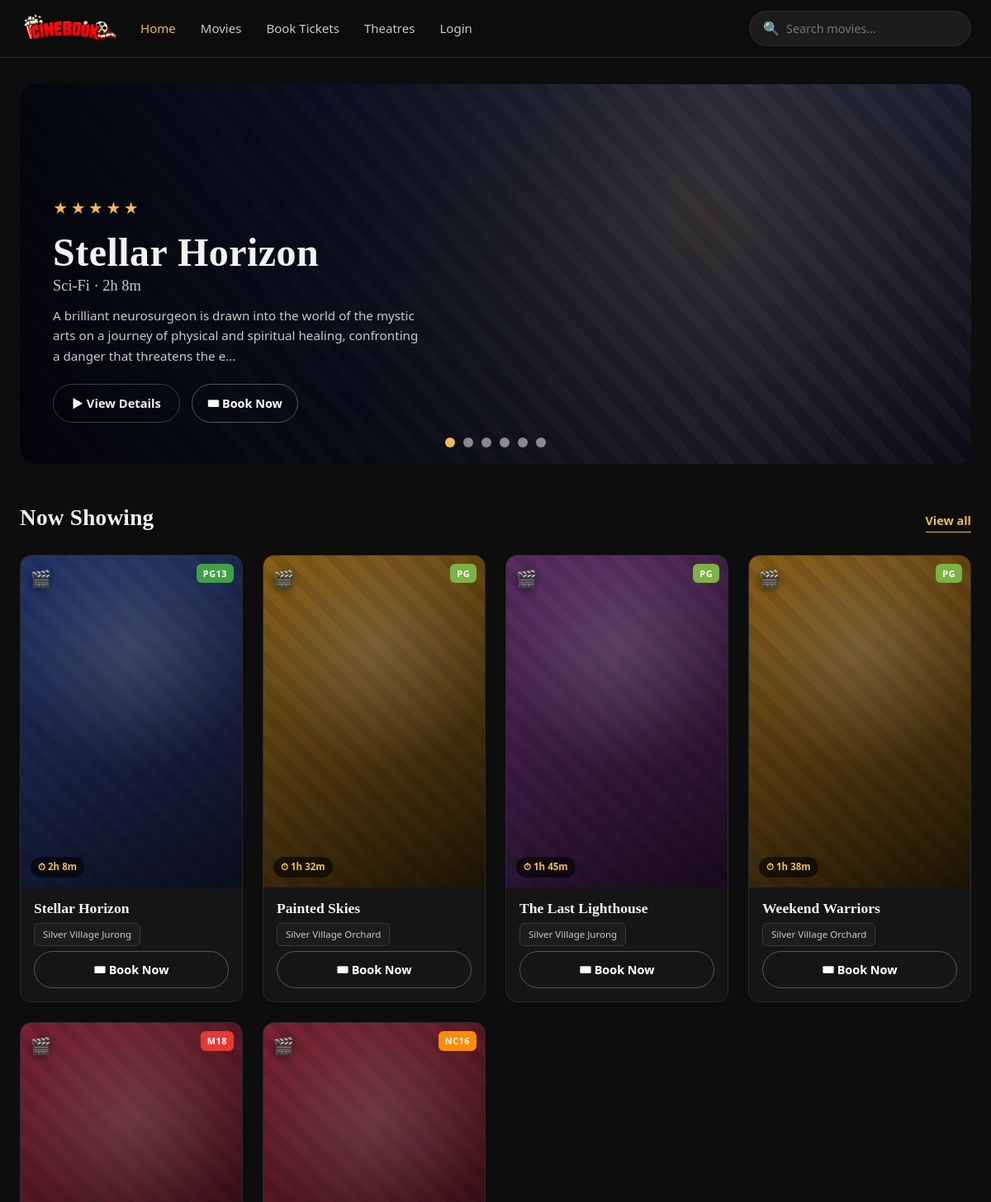
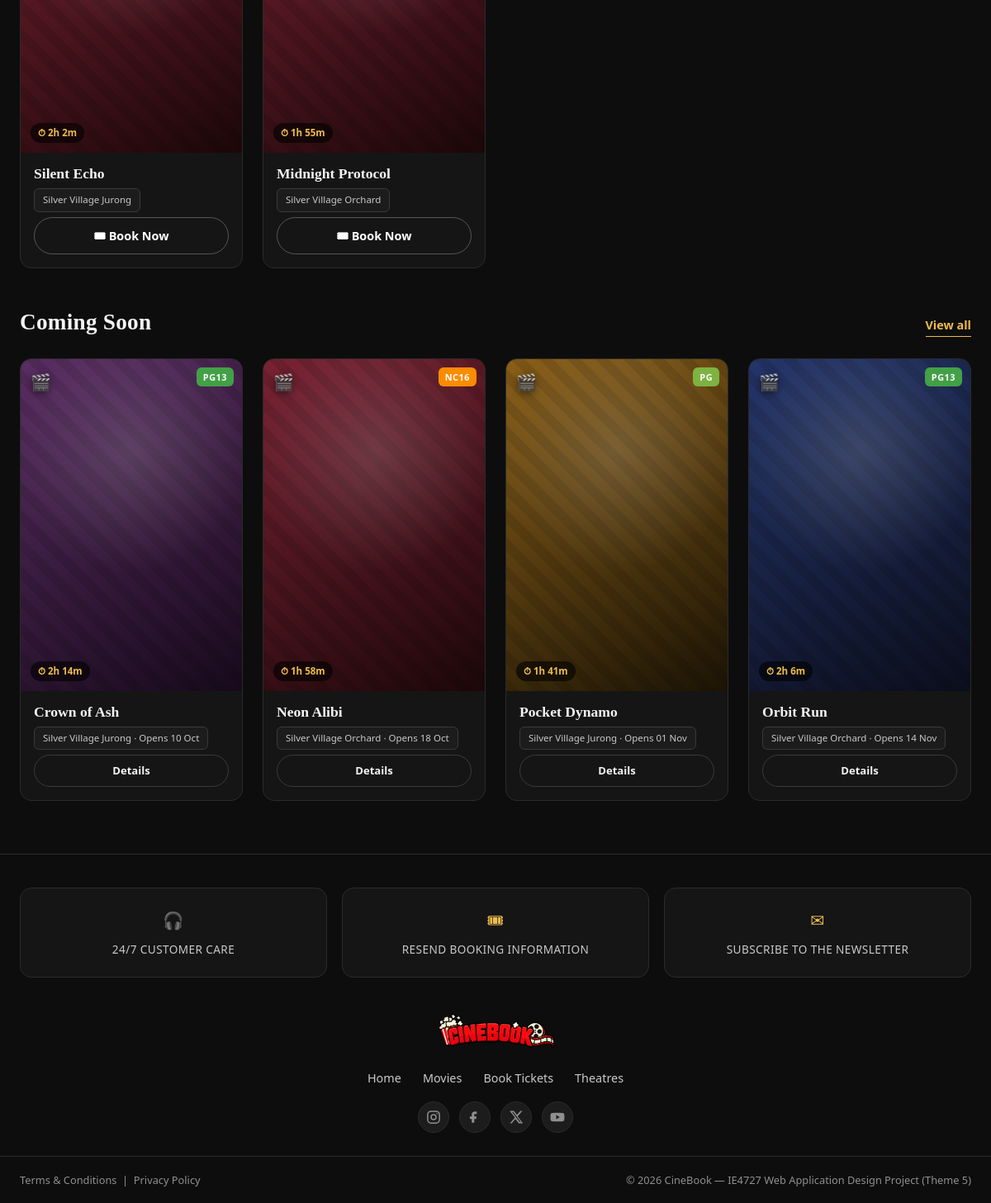
The page / on the database its author committed (2 pictures, top to bottom).
### tables this page shows
CREATE TABLE movie (
    Movie_ID INT AUTO_INCREMENT PRIMARY KEY,
    Location VARCHAR(150),
    Date DATE,
    Showtime TIME,
    Description TEXT,
    Title VARCHAR(150) NOT NULL,
    Poster VARCHAR(255) NOT NULL DEFAULT '',
    Backdrop VARCHAR(255) NOT NULL DEFAULT '',
    Genre VARCHAR(80),
    Duration_Min INT,
    Certificate VARCHAR(10) DEFAULT 'PG',
    Stars TINYINT DEFAULT 4,
    Status VARCHAR(20) DEFAULT 'showing',
    Cinema_ID INT,
    FOREIGN KEY (Cinema_ID) REFERENCES cinema(Cinema_ID)
);

CREATE TABLE cinema (
    Cinema_ID INT AUTO_INCREMENT PRIMARY KEY,
    Cinema_Name VARCHAR(100) NOT NULL,
    Cinema_Cont VARCHAR(20),
    Bran_ID INT,
    FOREIGN KEY (Bran_ID) REFERENCES branch(Bran_ID)
);

### index.php (the view, shortened to what this page needs)
<?php
require_once 'includes/db_connect.php';
include 'includes/header.php';
$showing = $conn->query(
    "SELECT m.Movie_ID, m.Title, m.Genre, m.Duration_Min, m.Date, m.Showtime,
            m.Description, m.Certificate, m.Stars, m.Poster, m.Backdrop, c.Cinema_Name
     FROM movie m LEFT JOIN cinema c ON m.Cinema_ID = c.Cinema_ID
     WHERE m.Status = 'showing'
       AND m.Movie_ID IN (SELECT MIN(Movie_ID) FROM movie WHERE Status='showing' GROUP BY Title)
     ORDER BY m.Stars DESC, m.Date ASC"
);
$showingRows = $showing ? $showing->fetch_all(MYSQLI_ASSOC) : [];
$featuredMovies = $showingRows;
$coming = $conn->query(
    "SELECT m.Movie_ID, m.Title, m.Genre, m.Duration_Min, m.Date, m.Showtime,
            m.Description, m.Certificate, m.Stars, m.Poster, m.Backdrop, c.Cinema_Name
     FROM movie m LEFT JOIN cinema c ON m.Cinema_ID = c.Cinema_ID
     WHERE m.Status = 'coming'
       AND m.Movie_ID IN (SELECT MIN(Movie_ID) FROM movie WHERE Status='coming' GROUP BY Title)
     ORDER BY m.Date ASC"
);
?>
<?php if ($featuredMovies): ?>
<section class="hero-carousel">
<?php foreach ($featuredMovies as $index => $movie): ?>
<div class="hero-slide <?php echo $index == 0 ? 'active' : ''; ?>">
    <div class="hero-feature<?php echo poster_has_img($movie['Poster']); ?>"
         data-genre="<?php echo htmlspecialchars($movie['Genre']); ?>"
         <?php echo backdrop_style($movie['Backdrop']); ?>>
        <div class="hero-content">
            <div class="hero-stars">
                <?php echo starRating($movie['Stars']); ?>
            </div>
            <h1 class="hero-title">
                <?php echo htmlspecialchars($movie['Title']); ?>
            </h1>
            <p class="hero-sub">
                <?php echo htmlspecialchars($movie['Genre']); ?>
                ·
                <?php echo formatDuration($movie['Duration_Min']); ?>
            </p>
            <p class="hero-desc">
                <?php echo htmlspecialchars(
                    mb_strimwidth($movie['Description'],0,160,'...')
                ); ?>
            </p>
            <div class="hero-actions">
                <a href="movie_details.php?id=<?php echo $movie['Movie_ID']; ?>"
                class="btn btn-ghost">
                    ▶ View Details
                </a>
                <a href="booking.php?movie_id=<?php echo $movie['Movie_ID']; ?>" class="book-now-btn">
                    🎟 Book Now
                </a>
            </div>
        </div>
    </div>
</div>
<?php endforeach; ?>
<div class="hero-dots">
<?php foreach($featuredMovies as $index=>$movie): ?>
<span class="dot <?php echo $index==0?'active':'';?>"></span>
<?php endforeach; ?>
</div>
</section>
<?php endif; ?>
<div class="section-head">
    <h2>Now Showing</h2>
    <a href="movies.php" class="view-all">View all</a>
</div>
<div class="movie-grid">
<?php if ($showingRows): ?>
    <?php foreach ($showingRows as $row): ?>
        <div class="movie-card">
            <a class="poster<?php echo poster_has_img($row['Poster']); ?>" data-genre="<?php echo htmlspecialchars($row['Genre']); ?>"<?php echo poster_style($row['Poster']); ?>
               href="movie_details.php?id=<?php echo $row['Movie_ID']; ?>">
                <?php echo cert_badge($row['Certificate']); ?>
                <span class="dur-pill">&#9201; <?php echo formatDuration($row['Duration_Min']); ?></span>
            </a>
            <div class="movie-card-foot">
                <a class="mc-title" href="movie_details.php?id=<?php echo $row['Movie_ID']; ?>"><?php echo htmlspecialchars($row['Title']); ?></a>
                <div class="mc-location"><?php echo htmlspecialchars($row['Cinema_Name']); ?></div>
                <a href="booking.php?movie_id=<?php echo $row['Movie_ID']; ?>" class="book-now-btn">
                    🎟 Book Now
                </a>
            </div>
        </div>
    <?php endforeach; ?>
<?php else: ?>
    <div class="empty-state"><div class="big">&#127909;</div><p>No movies showing right now. Please check back soon.</p></div>
<?php endif; ?>
</div>
<div class="section-head">
    <h2>Coming Soon</h2>
    <a href="movies.php" class="view-all">View all</a>
</div>
<div class="movie-grid">
<?php if ($coming && $coming->num_rows > 0): ?>
    <?php while ($row = $coming->fetch_assoc()): ?>
        <div class="movie-card">
            <a class="poster<?php echo poster_has_img($row['Poster']); ?>" data-genre="<?php echo htmlspecialchars($row['Genre']); ?>"<?php echo poster_style($row['Poster']); ?>
               href="movie_details.php?id=<?php echo $row['Movie_ID']; ?>">
                <?php echo cert_badge($row['Certificate']); ?>
                <span class="dur-pill">&#9201; <?php echo formatDuration($row['Duration_Min']); ?></span>
            </a>
            <div class="movie-card-foot">
                <a class="mc-title" href="movie_details.php?id=<?php echo $row['Movie_ID']; ?>"><?php echo htmlspecialchars($row['Title']); ?></a>
                <div class="mc-location"><?php echo htmlspecialchars($row['Cinema_Name']); ?> &middot; Opens <?php echo date("d M", strtotime($row['Date'])); ?></div>
                <a href="movie_details.php?id=<?php echo $row['Movie_ID']; ?>" class="btn btn-sm btn-ghost">Details</a>
            </div>
        </div>
    <?php endwhile; ?>
<?php else: ?>
    <div class="empty-state"><p>No upcoming movies announced yet.</p></div>
<?php endif; ?>
</div>
<?php include 'includes/footer.php'; $conn->close(); ?>

### includes/functions.php (shortened to what this page needs)
<?php
function poster_file($poster) {
    $poster = trim((string) $poster);
    return '';
}
function poster_has_img($poster) {
    return poster_file($poster) !== '' ? ' has-img' : '';
}
function poster_style($poster) {
    $f = poster_file($poster);
    if ($f === '') return '';
    return ' style="background-image:url(\'images/posters/' . htmlspecialchars(rawurlencode($f)) . '\')"';
}
function backdrop_style($file)
{
    $path = __DIR__ . '/../images/backdrops/' . $file;
    return '';
}
function cert_badge($cert) {
    $cert = trim((string) $cert);
    $cls = preg_replace('/[^A-Z0-9]/', '', strtoupper($cert));
    return '<span class="cert-badge cert-' . $cls . '">' . htmlspecialchars($cert) . '</span>';
}

### rows shown on the page
movie: Stars "★★★★★", Title "Stellar Horizon", Genre "Sci-Fi", Duration_Min "2h 8m", Description "A brilliant neurosurgeon is drawn into the world of the mystic arts on a journey of physical and spiritual healing, confronting a danger that threatens the e...", Certificate "PG13", Cinema_ID.Cinema_Name "Silver Village Jurong"
movie: Certificate "PG", Duration_Min "1h 32m", Title "Painted Skies", Cinema_ID.Cinema_Name "Silver Village Orchard"
movie: Certificate "PG", Duration_Min "1h 45m", Title "The Last Lighthouse", Cinema_ID.Cinema_Name "Silver Village Jurong"
movie: Certificate "PG", Duration_Min "1h 38m", Title "Weekend Warriors", Cinema_ID.Cinema_Name "Silver Village Orchard"
movie: Certificate "M18", Duration_Min "2h 2m", Title "Silent Echo", Cinema_ID.Cinema_Name "Silver Village Jurong"
movie: Certificate "NC16", Duration_Min "1h 55m", Title "Midnight Protocol", Cinema_ID.Cinema_Name "Silver Village Orchard"
movie: Certificate "PG13", Duration_Min "2h 14m", Title "Crown of Ash", Cinema_ID.Cinema_Name "Silver Village Jurong", Date "10 Oct"
movie: Certificate "NC16", Duration_Min "1h 58m", Title "Neon Alibi", Cinema_ID.Cinema_Name "Silver Village Orchard", Date "18 Oct"
movie: Certificate "PG", Duration_Min "1h 41m", Title "Pocket Dynamo", Cinema_ID.Cinema_Name "Silver Village Jurong", Date "01 Nov"
movie: Certificate "PG13", Duration_Min "2h 6m", Title "Orbit Run", Cinema_ID.Cinema_Name "Silver Village Orchard", Date "14 Nov"
